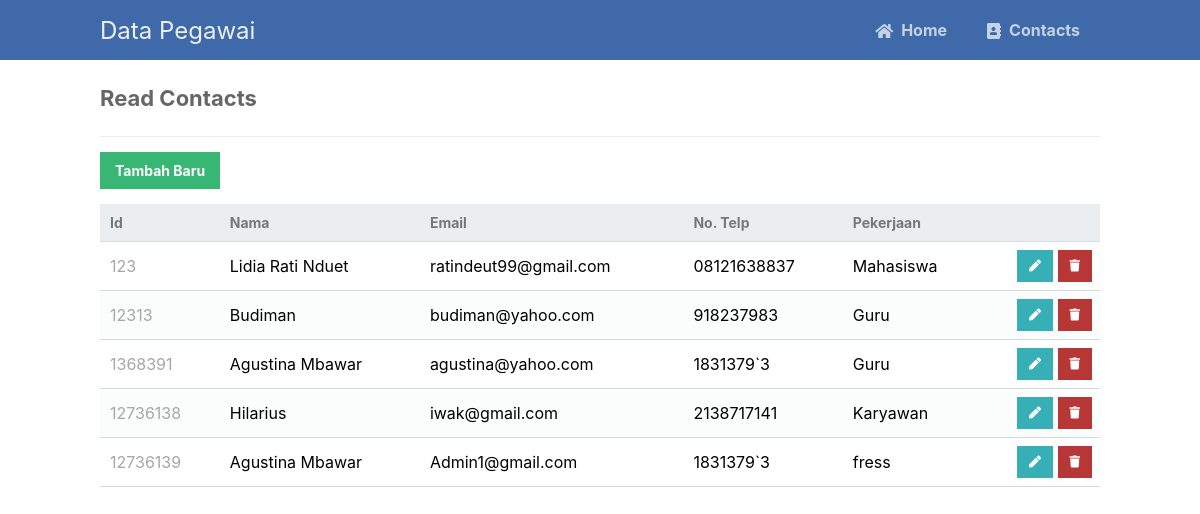
The app's page /read.php with its own data.
### tables this page shows
CREATE TABLE `kontak` (
  `id` int(11) NOT NULL,
  `nama` varchar(50) NOT NULL,
  `email` varchar(50) NOT NULL,
  `notelp` varchar(50) NOT NULL,
  `pekerjaan` varchar(50) NOT NULL
);

### read.php (the view, shortened to what this page needs)
<?php
include 'functions.php';
$pdo = pdo_connect_mysql();
$page = isset($_GET['page']) && is_numeric($_GET['page']) ? (int)$_GET['page'] : 1;
$records_per_page = 5;
$stmt = $pdo->prepare('SELECT * FROM kontak ORDER BY id LIMIT :current_page, :record_per_page');
$stmt->bindValue(':current_page', ($page-1)*$records_per_page, PDO::PARAM_INT);
$stmt->bindValue(':record_per_page', $records_per_page, PDO::PARAM_INT);
$stmt->execute();
$contacts = $stmt->fetchAll(PDO::FETCH_ASSOC);
?>
<?=template_header('Read')?>
<div class="content read">
	<h2>Read Contacts</h2>
	<a href="create.php" class="create-contact">Tambah Baru</a>
	<table>
        <thead>
            <tr>
                <td>Id</td>
                <td>Nama</td>
                <td>Email</td>
                <td>No. Telp</td>
                <td>Pekerjaan</td>
                <td></td>
            </tr>
        </thead>
        <tbody>
            <?php foreach ($contacts as $contact): ?>
            <tr>
                <td><?=$contact['id']?></td>
                <td><?=$contact['nama']?></td>
                <td><?=$contact['email']?></td>
                <td><?=$contact['notelp']?></td>
                <td><?=$contact['pekerjaan']?></td>
                <td class="actions">
                    <a href="update.php?id=<?=$contact['id']?>" class="edit"><i class="fas fa-pen fa-xs"></i></a>
                    <a href="delete.php?id=<?=$contact['id']?>" class="trash"><i class="fas fa-trash fa-xs"></i></a>
                </td>
            </tr>
            <?php endforeach; ?>
        </tbody>
    </table>
</div>
<?=template_footer()?>

### functions.php (shortened to what this page needs)
<?php
function template_header($title) {
echo <<<EOT
<!DOCTYPE html>
<html>
	<head>
		<meta charset="utf-8">
		<title>$title</title>
		<link href="style.css" rel="stylesheet" type="text/css">
		<link rel="stylesheet" href="https://use.fontawesome.com/releases/v5.7.1/css/all.css">
	</head>
	<body>
    <nav class="navtop">
    	<div>
    		<h1>Data Pegawai </h1>
            <a href="index.php"><i class="fas fa-home"></i>Home</a>
    		<a href="read.php"><i class="fas fa-address-book"></i>Contacts</a>
    	</div>
    </nav>
EOT;
}
function template_footer() {
echo <<<EOT
    </body>
</html>
EOT;
}
?>

### style.css (style rules this page uses)
* { box-sizing: border-box; font-family: -apple-system, BlinkMacSystemFont, "segoe ui", roboto, oxygen, ubuntu, cantarell, "fira sans", "droid sans", "helvetica neue", Arial, sans-serif; font-size: 16px; -webkit-font-smoothing: antialiased; -moz-osx-font-smoothing: grayscale; }
body { background-color: #FFFFFF; margin: 0; }
.navtop { background-color: #3f69a8; height: 60px; width: 100%; border: 0; }
.navtop div { display: flex; margin: 0 auto; width: 1000px; height: 100%; }
.navtop div h1, .navtop div a { display: inline-flex; align-items: center; }
.navtop div h1 { flex: 1; font-size: 24px; padding: 0; margin: 0; color: #ecf0f6; font-weight: normal; }
.navtop div a { padding: 0 20px; text-decoration: none; color: #c5d2e5; font-weight: bold; }
.navtop div a i { padding: 2px 8px 0 0; }
.content { width: 1000px; margin: 0 auto; }
.content h2 { margin: 0; padding: 25px 0; font-size: 22px; border-bottom: 1px solid #ebebeb; color: #666666; }
.read .create-contact { display: inline-block; text-decoration: none; background-color: #38b673; font-weight: bold; font-size: 14px; color: #FFFFFF; padding: 10px 15px; margin: 15px 0; }
.read table { width: 100%; padding-top: 30px; border-collapse: collapse; }
.read table thead { background-color: #ebeef1; border-bottom: 1px solid #d3dae0; }
.read table thead td { padding: 10px; font-weight: bold; color: #767779; font-size: 14px; }
.read table tbody tr { border-bottom: 1px solid #d3dae0; }
.read table tbody tr:nth-child(even) { background-color: #fbfcfc; }
.read table tbody tr td { padding: 10px; }
.read table tbody tr td:nth-child(1) { color: #a5a7a9; }
.read table tbody tr td.actions { padding: 8px; text-align: right; }
.read table tbody tr td.actions .edit, .read table tbody tr td.actions .trash { display: inline-flex; text-align: right; text-decoration: none; color: #FFFFFF; padding: 10px 12px; }
.read table tbody tr td.actions .trash { background-color: #b73737; }
.read table tbody tr td.actions .edit { background-color: #37afb7; }

### records on screen
kontak: id "123", nama "Lidia Rati Nduet", email "ratindeut99@gmail.com", notelp "08121638837", pekerjaan "Mahasiswa"
kontak: id "12313", nama "Budiman", email "budiman@yahoo.com", notelp "918237983", pekerjaan "Guru"
kontak: id "1368391", nama "Agustina Mbawar", email "agustina@yahoo.com", notelp "1831379`3", pekerjaan "Guru"
kontak: id "12736138", nama "Hilarius", email "iwak@gmail.com", notelp "2138717141", pekerjaan "Karyawan"
kontak: id "12736139", nama "Agustina Mbawar", email "Admin1@gmail.com", notelp "1831379`3", pekerjaan "fress"
